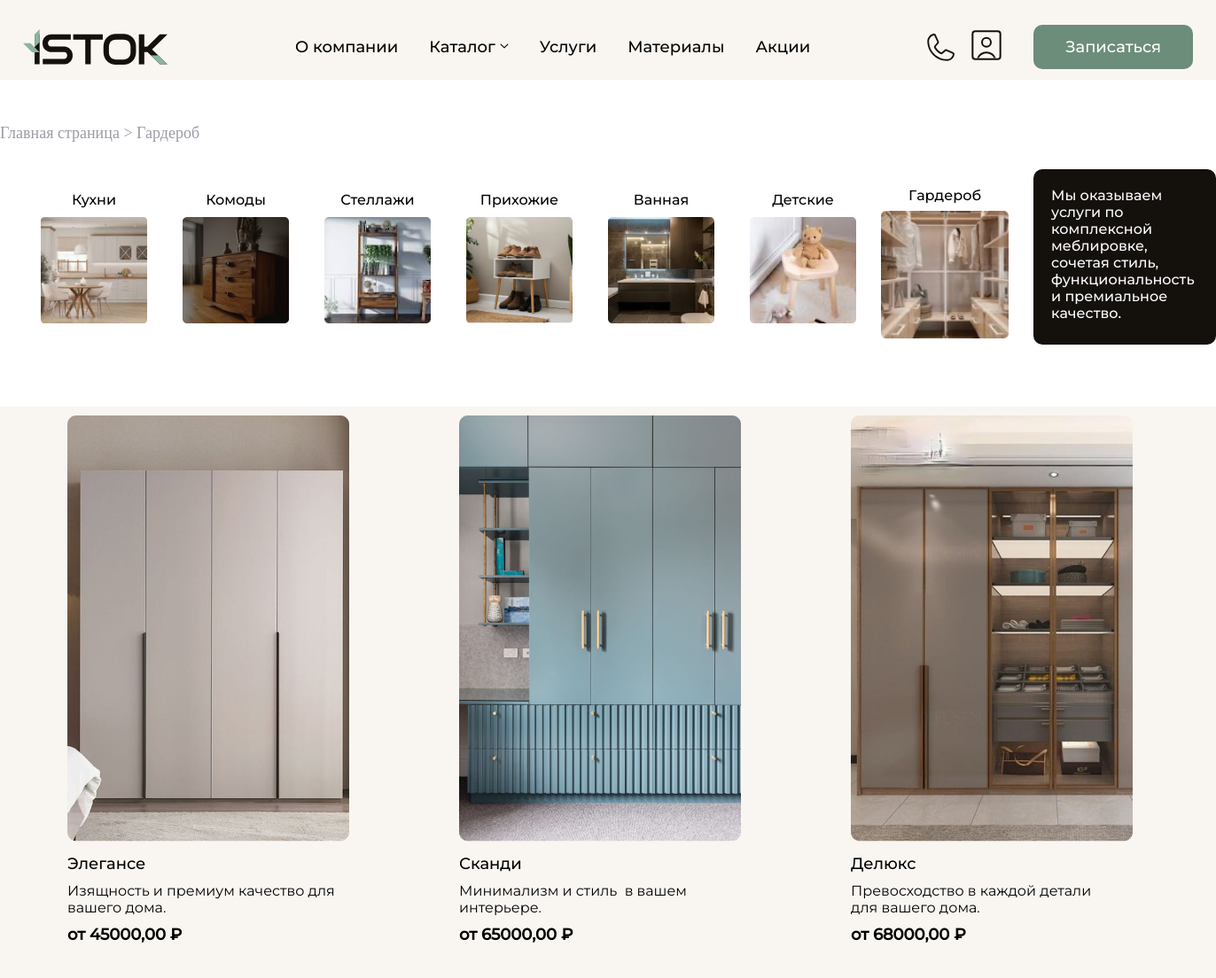
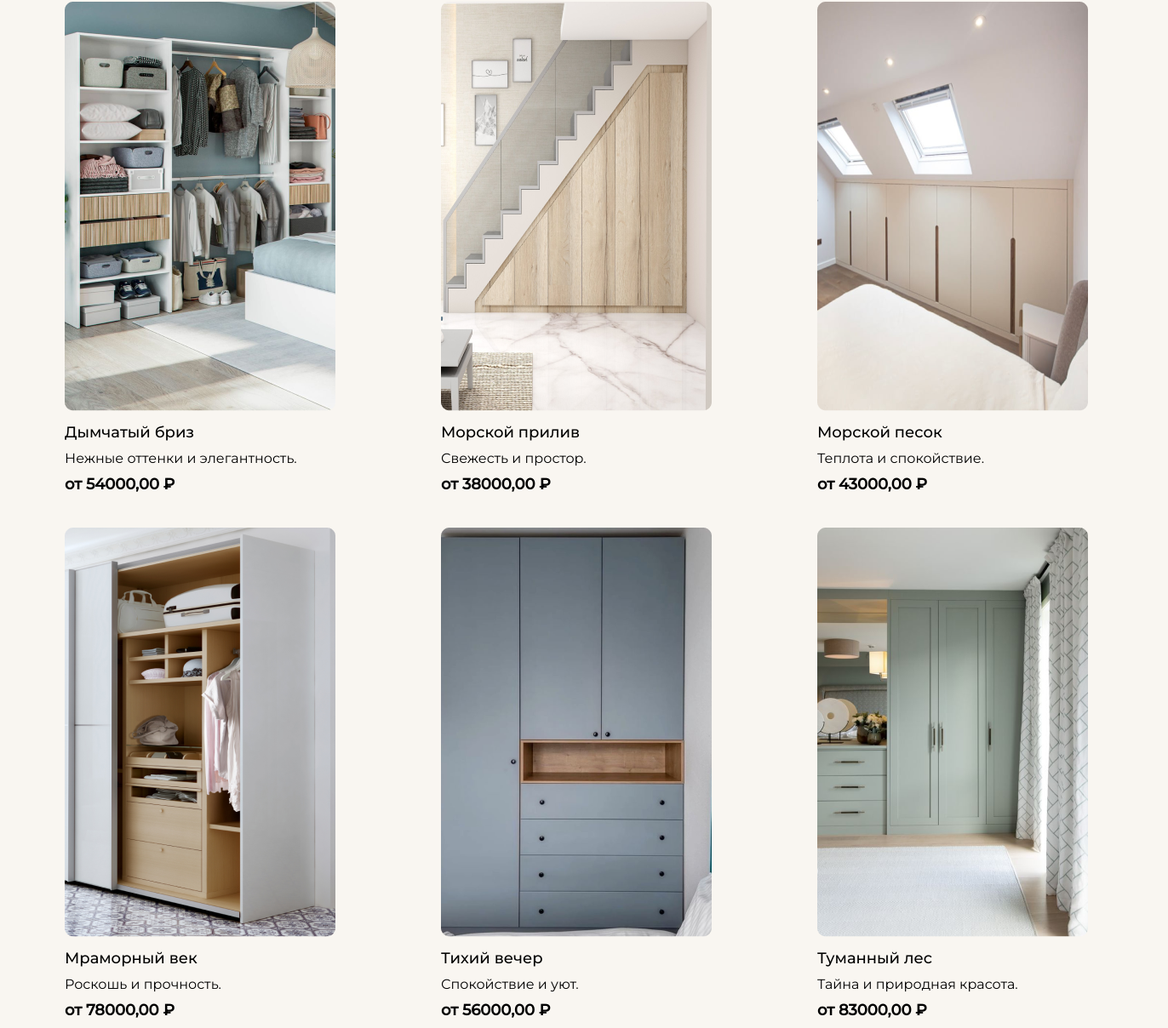
Page /category/wardrobe/ on the committed database (2 pictures, top to bottom).
### istok_app/models.py (models this page shows, shortened)
class Category(models.Model):
    CATEGORY_CHOICES = [
        ('bathroom', 'Ванная'),
        ('wardrobe', 'Гардероб'),
        ('racks', 'Стеллажи'),
        ('hallways', 'Прихожие'),
        ('kitchen', 'Кухни'),
        ('dresser', 'Комоды'),
        ('children', 'Детские'),
    ]
    name = models.CharField(max_length=100, verbose_name='Категории', choices=CATEGORY_CHOICES, default=None, null=True)
    def image_upload_to(instance, filename):
        return f'images/{instance.name}/{filename}'
    image = models.ImageField(upload_to=image_upload_to)

class Product(models.Model):
    name = models.CharField(max_length=100, verbose_name='Название товара')
    category = models.ForeignKey(Category, verbose_name='Категория', on_delete=models.CASCADE)
    price = models.DecimalField(max_digits=10, decimal_places=2, verbose_name='Цена')
    sale_price = models.DecimalField(max_digits=10, decimal_places=2, verbose_name='Цена со скидкой', null=True, blank=True)
    description = models.TextField(verbose_name='Описание')
    def main_image_upload_to(instance, filename):
        return f'images/{instance.category.name}/{filename}'
    main_image = models.ImageField(upload_to=main_image_upload_to, verbose_name='Главное изображение')
    additional_images = models.ManyToManyField('ProductImage', related_name='products_with_additional_images', blank=True)

### istok_app/views.py (the view)
# urls.py: path('category/<str:category_name>/', category_detail, name='category_detail'),
def category_detail(request, category_name):
    category = get_object_or_404(Category, name=category_name)
    products = Product.objects.filter(category=category)
    categories = Category.objects.all()
    return render(request, 'category/category_detail.html', {
        'category': category,
        'products': products,
        'categories': categories
    })

### istok_app/context_processors.py (called while the page is built)
def user_profile(request):
    if request.user.is_authenticated:
        try:
            profile = request.user.profile
        except UserProfile.DoesNotExist:
            profile = None
        return {'user_profile': profile}
    return {}

### templates/category/category_detail.html (shortened to what this page needs)
{% extends 'base/header.html' %}
{% load static %}
{% block content %}
<link rel="stylesheet" href="{% static 'css/category.css' %}">
<link rel="stylesheet" href="{% static 'css/base/header.css' %}">
<div class="text-top-cat">
    <a href="{% url 'home' %}">Главная страница ></a>
    {{ category.get_name_display }}
</div>
<div class="category-line">
    {% for cat in categories %}
        <a href="{% url 'category_detail' cat.name %}">
            <div class="categ {% if cat == category %}selected{% endif %}">
                <div class="cat-name">{{ cat.get_name_display }}</div>
                <img src="{{ cat.image.url }}" alt="{{ cat.name }}">
            </div>
        </a>
    {% endfor %}
    <div class="help-text">
        <div class="texts">
        Мы оказываем услуги по комплексной меблировке,
         сочетая стиль, функциональность и премиальное качество.
        </div>
    </div>
</div>
<div class="container">
    <div class="products">
        {% for product in products %}
            <div class="product">
                <a href="{% url 'product_detail' product.id %}">
                    <img src="{{ product.main_image.url }}" alt="{{ product.name }}">
                    <div class="product-name">{{ product.name }}</div>
                    <div class="product-desk">{{ product.description }}</div>
                    <div class="product-price"><b>от {{ product.price }} ₽</b></div>
                </a>
            </div>
        {% endfor %}
    </div>
</div>
{% endblock %}

### templates/base/header.html (shortened to what this page needs)
{% load static %}
<!DOCTYPE html>
<html lang="en">
<head>
    <link rel="stylesheet" href="{% static 'css/base/header.css' %}">
    <link rel="stylesheet" href="{% static 'css/base/login.css' %}">
</head>
<body>
    <header>
        <div class="logo-head">
            <a href="{% url 'home' %}">
            <img src="{% static 'media/logo.svg' %}" alt="logo">
            </a>
        </div>
        <div class="title-head">
            <div class="title">
                <a href="{% url 'company' %}">О компании</a>
            </div>
            <div class="title">
                Каталог
                <img class="arrow-head" src="{% static 'media/arrow.svg' %}" alt="arrow">
            </div>
            <div class="title">
                Услуги
            </div>
            <div class="title">
                Материалы
            </div>
            <div class="title">
                Акции
            </div>
        </div>
        <div class="contact-logo">
            <img class="contact-img" src="{% static 'media/tel.svg' %}" alt="tel">
            <a href="#" id="openLoginModalBtn"><img class="contact-img" src="{% static 'media/user.svg' %}" alt="user"></a>
        </div>
        <div class="but-sign_up">
            <button>
                Записаться
            </button>
        </div>
    </header>
    <div class="content">
        {% block content %}
        {% endblock %}
    </div>
</body>
</html>

### static/css/base/header.css (style rules this page uses)
header { display: flex; justify-content: space-between; align-items: center; background-color: #F9F6F1; margin-bottom: 50px; height: 90px; }
.logo-head { height: 40px; width: 163px; margin-top: 16px; margin-left: 26px; padding-right: 76px; }
.title-head { display: flex; justify-content: space-around; font-size: 18px; font-family: Mont-med; margin-top: 16px; align-items:start; padding-right: 67px; }
.title-head a { font-size: 18px; color: black; font-family: Mont-med; text-decoration: none; }
.title { margin-left: 35px; }
.arrow-head { margin-bottom: 4px; }
.but-sign_up { margin-top: 16px; margin-right: 26px; }
.but-sign_up button { background-color: #6C8D7A; border-radius: 10px; width: 180px; height: 50px; color: #FEFEFE; font-size: 18px; font-family: Mont-med; border: none; }
.contact-logo { margin-top: 16px; display: flex; align-items: center; justify-content: end; margin-left: 16px; }
.contact-logo img { margin-left: 16px; }

### static/css/category.css (style rules this page uses)
body { margin: 0; }
.text-top-cat a { text-decoration: none; color: #9B9BA6; font-size: 18px; }
.text-top-cat { color: #9B9BA6; font-size: 18px; }
.container { background-color: #F9F6F1; margin-top: 70px; max-width: 100%; }
.products { display: grid; grid-template-columns: repeat(3, 1fr); gap: 20px; margin-left: 66px; }
.product { border-radius: 8px; overflow: hidden; text-align: left; padding: 10px; }
.product a { text-decoration: none; }
.product img { max-width: 100%; height: auto; }
.product-name { margin-top: 10px; font-size: 18px; font-family: Mont; text-decoration: none; color: black; }
.product-desk { margin-top: 10px; font-family: Mont-reg; font-size: 16px; color: black; text-decoration: none; width: 305px; }
.product-price { margin-top: 10px; font-size: 18px; color: black; font-family: Mont; text-decoration: none; }
.category-line { margin-left: 46px; margin-top: 30px; display: flex; gap: 40px; align-items: center; }
.category-line a { text-decoration: none; }
.categ { display: flex; flex-direction: column; align-items: center; text-align: center; transition: transform 0.3s ease; }
.categ img { width: 120px; height: 120px; transition: transform 0.3s ease; }
.categ:hover img, .categ.selected img { transform: scale(1.2); z-index: 1; }
.categ.selected .cat-name, .categ:hover .cat-name { margin-bottom: 20px; }
.cat-name { color: black; font-size: 16px; font-family: Mont; margin-bottom: 10px; transition: margin-bottom 0.3s ease; }
.help-text { width: 224px; height: 198px; background-color: #14110D; border-radius: 10px; }
.texts { width: 176px; margin-top: 20px; margin-left: 20px; color: #FEFEFE; font-size: 16px; font-family: Mont; }

### rows in the picture
Category: name "Гардероб", image (picture)
Category: name "Кухни", image (picture)
Category: name "Комоды", image (picture)
Category: name "Стеллажи", image (picture)
Category: name "Прихожие", image (picture)
Category: name "Ванная", image (picture)
Category: name "Детские", image (picture)
Product: main_image (picture), name "Элегансе", description "Изящность и премиум качество для вашего дома.", price "45000,00"
Product: main_image (picture), name "Сканди", description "Минимализм и стиль в вашем интерьере.", price "65000,00"
Product: main_image (picture), name "Делюкс", description "Превосходство в каждой детали для вашего дома.", price "68000,00"
Product: main_image (picture), name "Дымчатый бриз", description "Нежные оттенки и элегантность.", price "54000,00"
Product: main_image (picture), name "Морской прилив", description "Свежесть и простор.", price "38000,00"
Product: main_image (picture), name "Морской песок", description "Теплота и спокойствие.", price "43000,00"
Product: main_image (picture), name "Мраморный век", description "Роскошь и прочность.", price "78000,00"
Product: main_image (picture), name "Тихий вечер", description "Спокойствие и уют.", price "56000,00"
Product: main_image (picture), name "Туманный лес", description "Тайна и природная красота.", price "83000,00"
